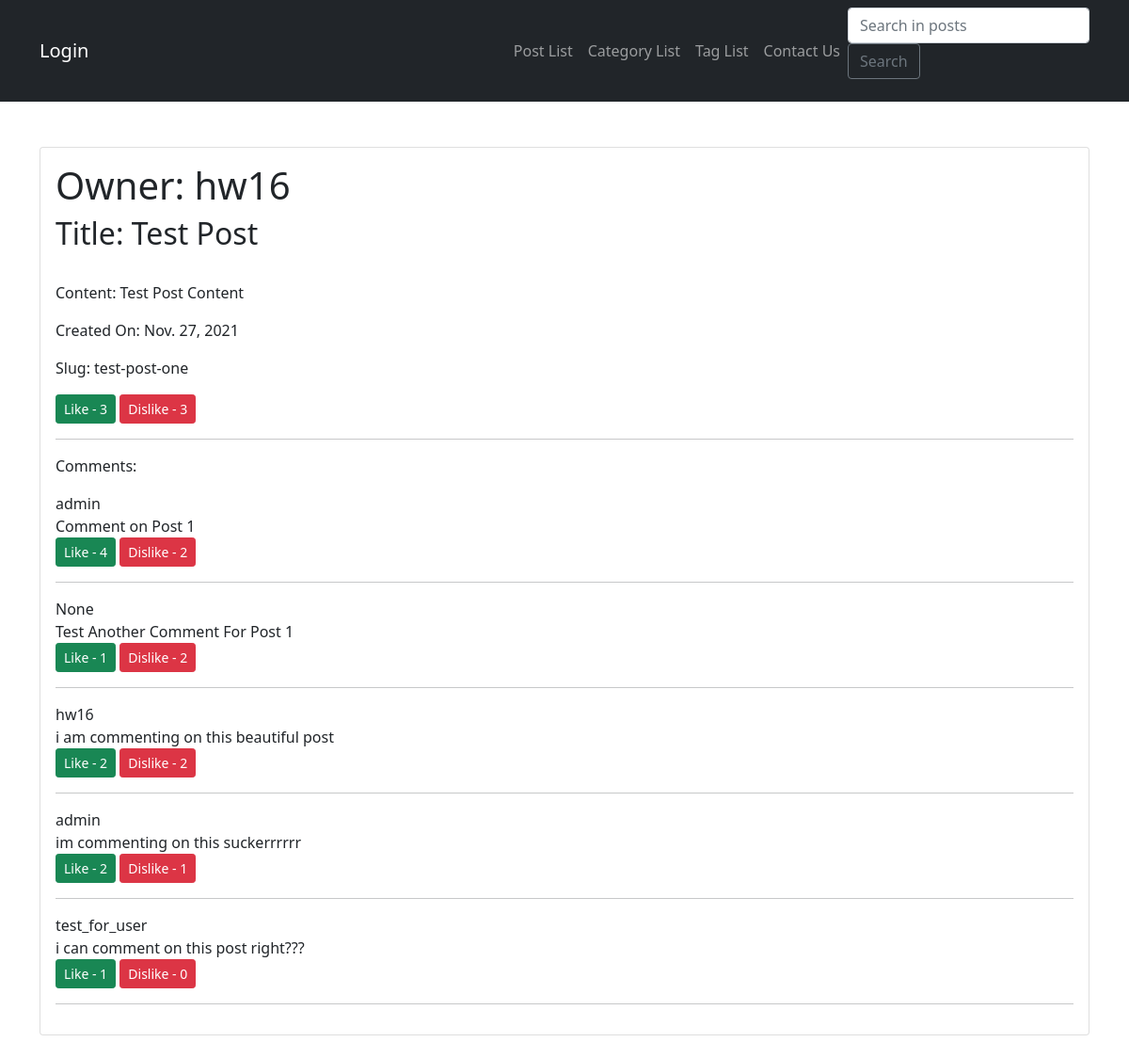
/weblog/post/test-post-one, run on an earlier commit of the app's database.
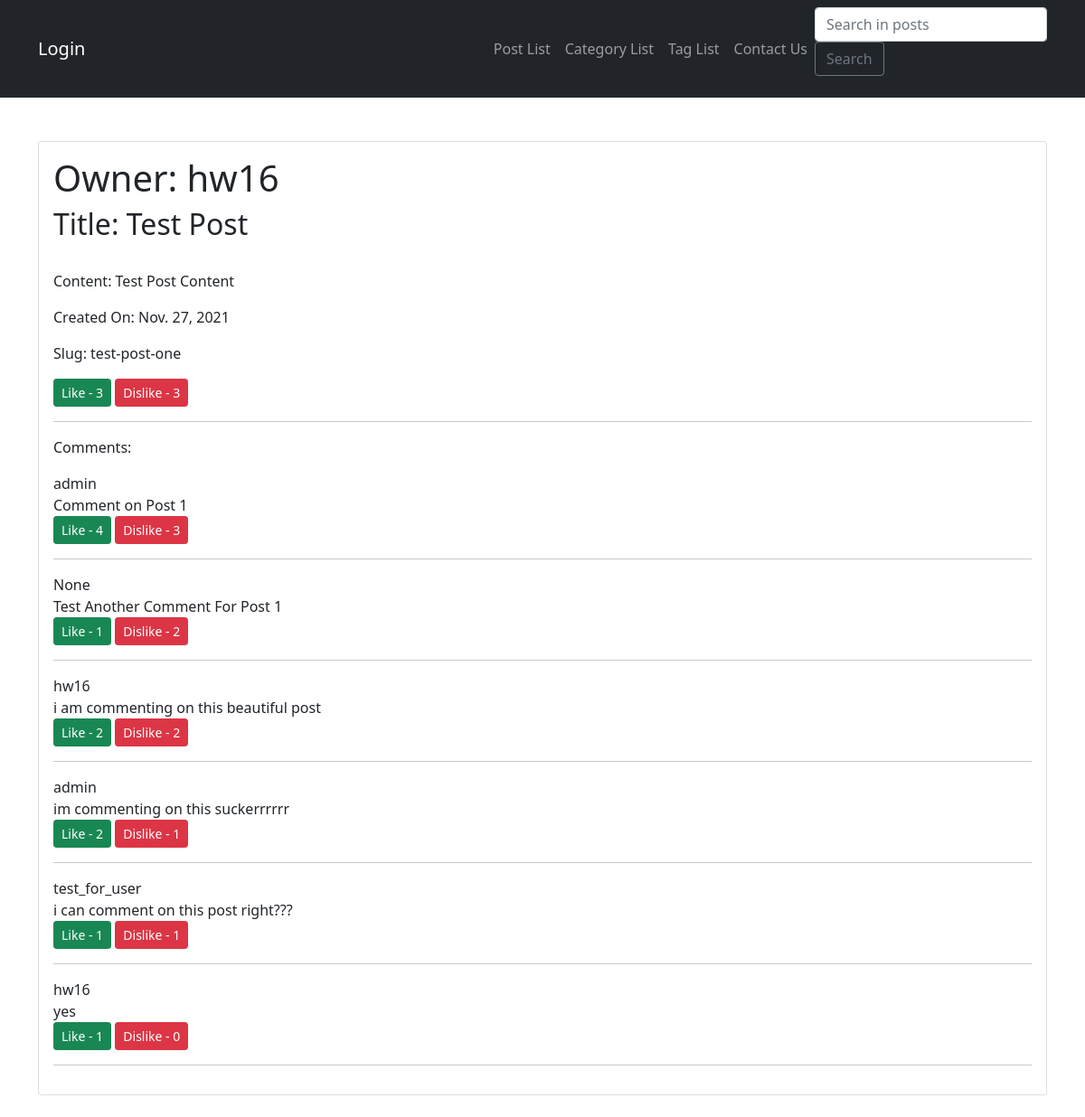
And on a later commit of the database.
### weblog/models.py (models this page shows, shortened)
class Comment(models.Model):
    post = models.ForeignKey(Post,on_delete=models.CASCADE)
    owner = models.ForeignKey(User, on_delete=models.CASCADE, verbose_name="Comment Owner", null=True)
    text = models.TextField()
    like = models.ManyToManyField(User, related_name='comment_like')
    dislike = models.ManyToManyField(User, related_name='comment_dislike')
    updated_on = models.DateTimeField(auto_now=True, null=True)
    @property
    def total_likes(self):
        return self.like.count()
    @property
    def total_dislikes(self):
        return self.dislike.count()

### weblog/views.py (the view)
# urls.py: path("post/<slug:slug>", post_detail, name="post_detail"),
def post_detail(request, slug):
    post = get_object_or_404(Post, slug=slug)
    form = CommentForm()
    total_likes = post.total_likes()
    total_dislikes = post.total_dislikes()
    context = {'post': post, 'form': form, 'total_likes':total_likes, 'total_dislikes':total_dislikes}
    return render(request, 'weblog/post_detail.html', context=context)

### weblog/forms.py
class CommentForm(forms.ModelForm):
    class Meta:
        model = Comment
        fields = ['text']
    def __init__(self, *args, **kwargs):
        super(CommentForm, self).__init__(*args, **kwargs)
        for field in self.fields:
            self.fields[field].required = False

### weblog/models.py (called while the page is built)
    def total_likes(self):
        return self.like.count()

    def total_dislikes(self):
        return self.dislike.count()

### weblog/templates/weblog/post_detail.html (shortened to what this page needs)
{% extends 'weblog/index.html' %}
{% load static %}
{% block content %}
    <div class="card mb-4">
        <div class="card-body">
            <h1 class="card-title">Owner: {{post.owner}}</h1>
            <h2 class="card-title">Title: {{post.title}}</h2><br>
            <p class="card-text">Content: {{post.content}}</p>
            <p class="card-text">Created On: {{post.created}}</p>
            <p class="card-text">Slug: {{post.slug}}</p>
            {% if user.is_authenticated %}
            <form action="{% url 'weblog:post_stuff' post.slug %}" method="post">{% csrf_token %}
                <input type="hidden" name="next" value="{{ request.path }}">
                <button class="btn btn-success btn-sm" type="submit" name="post_like" value="{{post.slug}}">Like - {{total_likes}}</button>
                <button class="btn btn-danger btn-sm" type="submit" name="post_dislike" value="{{post.slug}}">Dislike - {{total_dislikes}}</button>
            <form/>
            {% else %}
                <button class="btn btn-success btn-sm" >Like - {{total_likes}}</button>
                <button class="btn btn-danger btn-sm" >Dislike - {{total_dislikes}}</button>
            {% endif %}
            <hr/>
            <p class="card-text">Comments: </p>
            {% for comment in post.comment_set.all %}
                {{comment.owner}} <br>
                {{comment.text}} <br>
                {% if user.is_authenticated %}
                <form action="" method="post">{% csrf_token %}
                    <button class="btn btn-success btn-sm" type="submit" name="comment_like" value="{{comment.id}}">Like - {{ comment.total_likes }}</button>
                    <button class="btn btn-danger btn-sm" type="submit" name="comment_dislike" value="{{comment.id}}">Dislike - {{ comment.total_dislikes }}</button>
                <form/>
                {% else %}
                    <button class="btn btn-success btn-sm">Like - {{ comment.total_likes }}</button>
                    <button class="btn btn-danger btn-sm">Dislike - {{ comment.total_dislikes }}</button>
                {% endif %}
                <hr>
            {% endfor %}
        </div>
    </div>
{% endblock content %}

What changed in the data, as far as the page shows it:
changed Comment "Comment on Post 1": total_dislikes "2" → "3"
changed Comment "i can comment on this post right???": total_dislikes "0" → "1"
added Comment: owner "hw16", text "yes", total_likes "1", total_dislikes "0"
